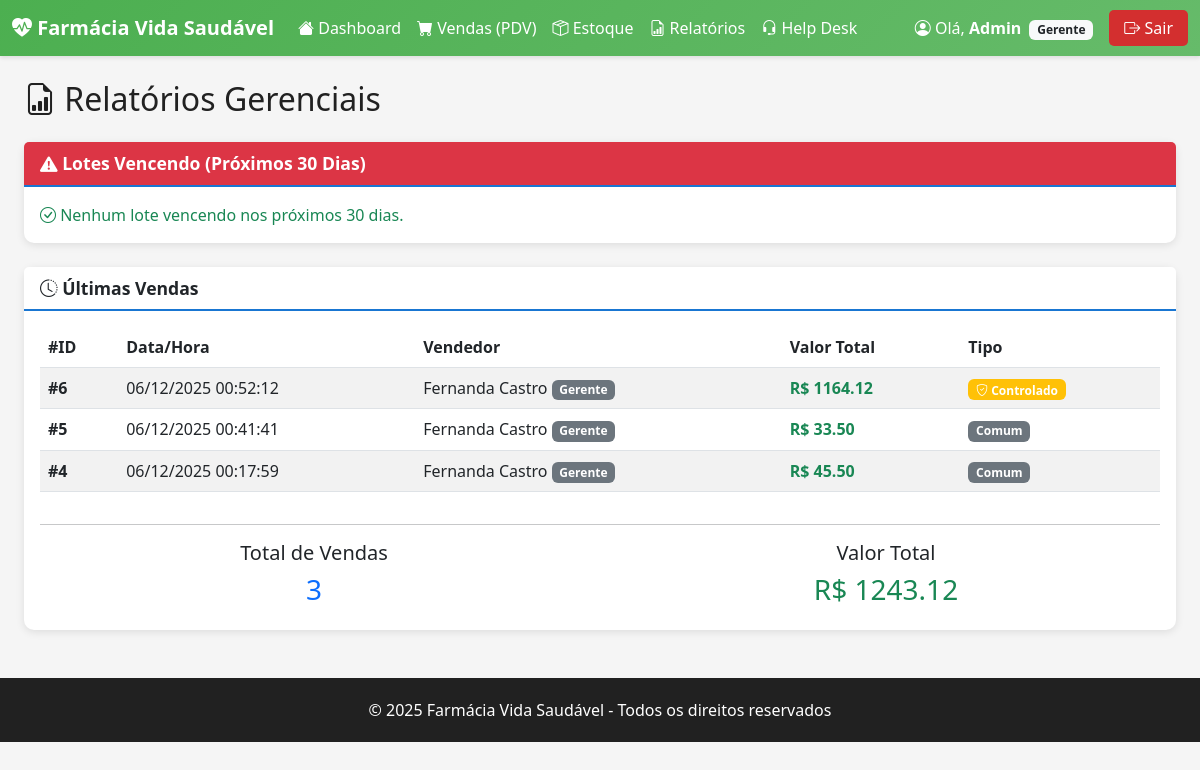
/relatorios (signed in), run on the app's committed database.
### tables this page shows
CREATE TABLE usuarios (
            id INTEGER PRIMARY KEY AUTOINCREMENT,
            nome TEXT NOT NULL,
            login TEXT UNIQUE NOT NULL,
            senha_hash TEXT NOT NULL,
            cargo TEXT CHECK(cargo IN ('Atendente', 'Farmaceutico', 'Gerente')) NOT NULL,
            created_at TIMESTAMP DEFAULT CURRENT_TIMESTAMP
        );

CREATE TABLE vendas (
            id INTEGER PRIMARY KEY AUTOINCREMENT,
            data_venda TIMESTAMP DEFAULT CURRENT_TIMESTAMP,
            total REAL NOT NULL,
            usuario_id INTEGER NOT NULL,
            supervisor_liberacao TEXT,
            caminho_receita TEXT,
            FOREIGN KEY (usuario_id) REFERENCES usuarios(id)
        );

### app.py (the view)
@app.route('/relatorios')
@login_required
def relatorios():
    try:
        vendas_recentes = db.get_vendas_recentes(limite=20)
        lotes_vencendo = db.get_lotes_vencendo()
        return render_template('relatorios.html',
            vendas=vendas_recentes,
            lotes_vencendo=lotes_vencendo)
    except Exception as e:
        flash(f'Erro ao carregar relatórios: {str(e)}', 'danger')
        return render_template('relatorios.html', vendas=[], lotes_vencendo=[])

### app.py (called while the page is built)
@app.after_request
def permitir_help_desk_php(response):
    origem = request.headers.get('Origin')
    origens_permitidas = {'http://localhost:8000', 'http://127.0.0.1:8000'}
    if origem in origens_permitidas:
        response.headers['Access-Control-Allow-Origin'] = origem
        response.headers['Access-Control-Allow-Credentials'] = 'true'
        response.headers['Access-Control-Allow-Headers'] = 'Content-Type'
        response.headers['Access-Control-Allow-Methods'] = 'GET, OPTIONS'
    return response

@app.template_filter('format_date')
def format_date_filter(value, format='%d/%m/%Y'):
    if value is None:
        return ''
    if isinstance(value, str):
        try:
            if ' ' in value:
                value = datetime.strptime(value, '%Y-%m-%d %H:%M:%S')
            else:
                value = datetime.strptime(value, '%Y-%m-%d')
        except ValueError:
            return value  # Retorna a string original se falhar
    return value.strftime(format)

@app.template_filter('format_datetime')
def format_datetime_filter(value, format='%d/%m/%Y %H:%M'):
    return format_date_filter(value, format)

def login_required(f):
    @wraps(f)
    def decorated_function(*args, **kwargs):
        if 'user_id' not in session:
            flash('Você precisa fazer login para acessar esta página.', 'warning')
            return redirect(url_for('login'))
        return f(*args, **kwargs)
    return decorated_function

### db.py (called while the page is built)
def get_db_connection():
    try:
        conexao = sqlite3.connect(Config.DATABASE_PATH)
        conexao.row_factory = sqlite3.Row  # Retorna dicts ao invés de tuples
        return conexao
    except Exception as err:
        print(f"[ERRO DB] Falha na conexão: {err}")
        return None

def dict_from_row(row):
    if row is None:
        return None
    return dict(row)

### templates/relatorios.html (shortened to what this page needs)
{% extends "base.html" %}
{% block content %}
<div class="container-fluid fade-in">
    <h2 class="mb-4">
        <i class="bi bi-file-earmark-bar-graph"></i> Relatórios Gerenciais
    </h2>
    <div class="card mb-4">
        <div class="card-header bg-danger text-white">
            <i class="bi bi-exclamation-triangle-fill"></i> Lotes Vencendo (Próximos 30 Dias)
        </div>
        <div class="card-body">
            {% if lotes_vencendo %}
            <div class="table-responsive">
                <table class="table table-hover">
                    <thead>
                        <tr>
                            <th>Produto</th>
                            <th>Fabricante</th>
                            <th>Nº Lote</th>
                            <th>Validade</th>
                            <th>Dias Restantes</th>
                            <th>Quantidade</th>
                        </tr>
                    </thead>
                    <tbody>
                        {% for lote in lotes_vencendo %}
                        <tr class="{% if lote.dias_para_vencer <= 7 %}table-danger{% endif %}">
                            <td><strong>{{ lote.produto_nome }}</strong></td>
                            <td>{{ lote.fabricante }}</td>
                            <td>{{ lote.numero_lote }}</td>
                            <td>{{ lote.data_validade|format_date }}</td>
                            <td>
                                <span
                                    class="badge {% if lote.dias_para_vencer <= 7 %}bg-danger{% else %}bg-warning{% endif %}">
                                    {{ lote.dias_para_vencer }} dia(s)
                                </span>
                            </td>
                            <td>{{ lote.qtd_atual }}</td>
                        </tr>
                        {% endfor %}
                    </tbody>
                </table>
            </div>
            {% else %}
            <p class="text-success mb-0">
                <i class="bi bi-check-circle"></i> Nenhum lote vencendo nos próximos 30 dias.
            </p>
            {% endif %}
        </div>
    </div>
    <div class="card mb-4">
        <div class="card-header">
            <i class="bi bi-clock-history"></i> Últimas Vendas
        </div>
        <div class="card-body">
            {% if vendas %}
            <div class="table-responsive">
                <table class="table table-striped table-hover">
                    <thead>
                        <tr>
                            <th>#ID</th>
                            <th>Data/Hora</th>
                            <th>Vendedor</th>
                            <th>Valor Total</th>
                            <th>Tipo</th>
                        </tr>
                    </thead>
                    <tbody>
                        {% for venda in vendas %}
                        <tr>
                            <td><strong>#{{ venda.id }}</strong></td>
                            <td>{{ venda.data_venda|format_datetime('%d/%m/%Y %H:%M:%S') }}</td>
                            <td>{{ venda.vendedor }} <span class="badge bg-secondary">{{ venda.cargo_vendedor }}</span>
                            </td>
                            <td><strong class="text-success">R$ {{ "%.2f"|format(venda.total) }}</strong></td>
                            <td>
                                {% if venda.supervisor_liberacao %}
                                <span class="badge bg-warning">
                                    <i class="bi bi-shield-check"></i> Controlado
                                </span>
                                {% else %}
                                <span class="badge bg-secondary">Comum</span>
                                {% endif %}
                            </td>
                        </tr>
                        {% endfor %}
                    </tbody>
                </table>
            </div>
            <hr>
            <div class="row text-center">
                <div class="col-md-6">
                    <h5>Total de Vendas</h5>
                    <h3 class="text-primary">{{ vendas|length }}</h3>
                </div>
                <div class="col-md-6">
                    <h5>Valor Total</h5>
                    <h3 class="text-success">
                        R$ {{ "%.2f"|format(vendas|sum(attribute='total')) }}
                    </h3>
                </div>
            </div>
            {% else %}
            <p class="text-muted mb-0">Nenhuma venda registrada.</p>
            {% endif %}
        </div>
    </div>
</div>
{% endblock %}

### templates/base.html (shortened to what this page needs)
<!DOCTYPE html>
<html lang="pt-BR">
<head>
    <link href="https://cdn.jsdelivr.net/npm/bootstrap@5.3.0/dist/css/bootstrap.min.css" rel="stylesheet">
    <link rel="stylesheet" href="https://cdn.jsdelivr.net/npm/bootstrap-icons@1.10.0/font/bootstrap-icons.css">
    <link rel="stylesheet" href="{{ url_for('static', filename='css/style.css') }}">
</head>
<body>
    {% if session.user_id %}
    <nav class="navbar navbar-expand-lg navbar-dark navbar-custom">
        <div class="container-fluid">
            <a class="navbar-brand" href="{{ url_for('dashboard') }}">
                <i class="bi bi-heart-pulse-fill"></i>
                <strong>Farmácia Vida Saudável</strong>
            </a>
            <div class="collapse navbar-collapse" id="navbarNav">
                <ul class="navbar-nav me-auto">
                    <li class="nav-item">
                        <a class="nav-link" href="{{ url_for('dashboard') }}">
                            <i class="bi bi-house-fill"></i> Dashboard
                        </a>
                    </li>
                    <li class="nav-item">
                        <a class="nav-link" href="{{ url_for('pdv') }}">
                            <i class="bi bi-cart-fill"></i> Vendas (PDV)
                        </a>
                    </li>
                    <li class="nav-item">
                        <a class="nav-link" href="{{ url_for('produtos') }}">
                            <i class="bi bi-box-seam"></i> Estoque
                        </a>
                    </li>
                    <li class="nav-item">
                        <a class="nav-link" href="{{ url_for('relatorios') }}">
                            <i class="bi bi-file-earmark-bar-graph"></i> Relatórios
                        </a>
                    </li>
                    <li class="nav-item">
                        <a class="nav-link" href="http://localhost:8000/php/help_desk/index.php">
                            <i class="bi bi-headset"></i> Help Desk
                        </a>
                    </li>
                </ul>
                <div class="d-flex align-items-center">
                    <span class="text-white me-3">
                        <i class="bi bi-person-circle"></i>
                        Olá, <strong>{{ session.user_nome }}</strong>
                        <span class="badge bg-light text-dark ms-1">{{ session.user_cargo }}</span>
                    </span>
                    <a href="{{ url_for('logout') }}" class="btn btn-logout">
                        <i class="bi bi-box-arrow-right"></i> Sair
                    </a>
                </div>
            </div>
        </div>
    </nav>
    {% endif %}
    <main class="{% if session.user_id %}container-fluid{% endif %} mt-4">
        {% block content %}{% endblock %}
    </main>
    {% if session.user_id %}
    <footer class="footer mt-5">
        <div class="container">
            <p class="mb-0">
                &copy; 2025 Farmácia Vida Saudável - Todos os direitos reservados
            </p>
        </div>
    </footer>
    {% endif %}
</body>
</html>

### static/css/style.css (style rules this page uses)
:root { --primary-color: #1976D2; --secondary-color: #4CAF50; --danger-color: #D32F2F; --warning-color: #FF9800; --background-color: #F5F5F5; --text-dark: #212121; --text-light: #757575; }
body { background-color: var(--background-color); font-family: 'Segoe UI', Tahoma, Geneva, Verdana, sans-serif; color: var(--text-dark); }
.navbar-custom { background: linear-gradient(135deg, var(--secondary-color), #66BB6A) !important; box-shadow: 0 2px 4px rgba(0, 0, 0, 0.1); }
.navbar-custom .navbar-brand, .navbar-custom .nav-link { color: white !important; font-weight: 500; }
.navbar-custom .btn-logout { background-color: var(--danger-color); border: none; color: white; padding: 6px 15px; border-radius: 5px; font-weight: 500; }
.card { border: none; border-radius: 10px; box-shadow: 0 2px 8px rgba(0, 0, 0, 0.1); margin-bottom: 20px; }
.card-header { background-color: white; border-bottom: 2px solid var(--primary-color); font-weight: 600; font-size: 1.1rem; }
.table { background-color: white; }
.table thead { background-color: var(--primary-color); color: white; }
.footer { background-color: var(--text-dark); color: white; padding: 20px; text-align: center; margin-top: 50px; }
.fade-in { animation: fadeIn 0.5s ease-in; }

### data on the page
usuarios: user_cargo "Gerente"
vendas: id "6", data_venda "06/12/2025 00:52:12", vendedor "Fernanda Castro", cargo_vendedor "Gerente", total "1164.12", supervisor_liberacao "Controlado"
vendas: id "5", data_venda "06/12/2025 00:41:41", vendedor "Fernanda Castro", cargo_vendedor "Gerente", total "33.50", shows "Comum"
vendas: id "4", data_venda "06/12/2025 00:17:59", vendedor "Fernanda Castro", cargo_vendedor "Gerente", total "45.50", shows "Comum"

### other printed values
{{ session.user_nome }} "Admin"
{{ vendas|length }} "3"
{{ "%.2f"|format(vendas|sum(attribute='total')) }} "1243.12"
